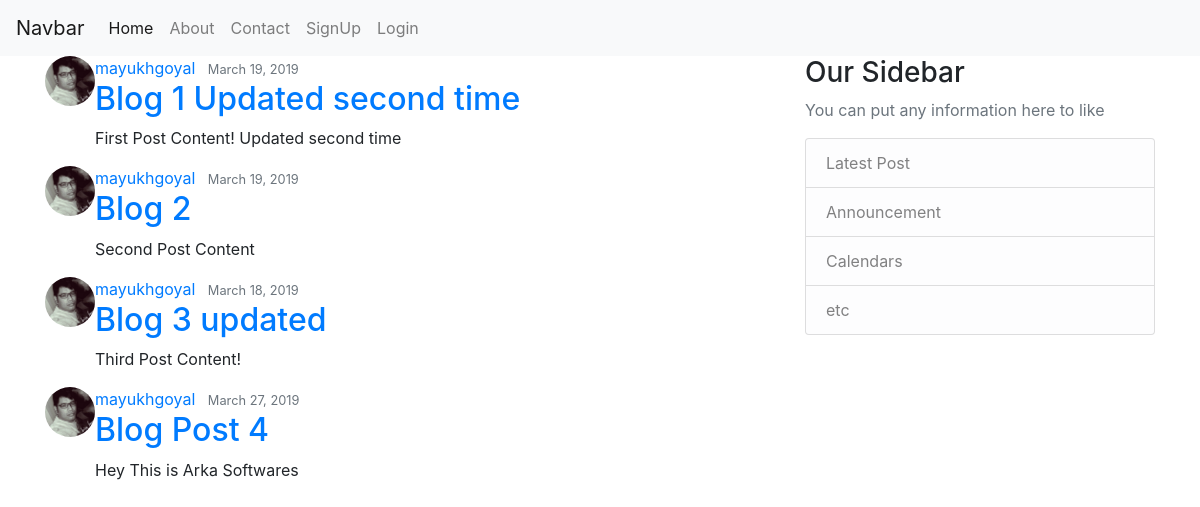
The page / on the database its author committed.
### movie1/models.py (models this page shows, shortened)
class Post(models.Model):
	title = models.CharField(max_length=100)
	content = models.TextField()
	date_posted = models.DateTimeField(default=timezone.now)
	author = models.ForeignKey(User, on_delete=models.CASCADE)

### users/models.py (models this page shows, shortened)
class Profile(models.Model):
    user = models.OneToOneField(User,on_delete=models.CASCADE)
    image = models.ImageField(default='default.jpg',upload_to='profile_pics')

### movie1/views.py (the view)
# urls.py: path('',views.home, name='movie1-home'),
def home(request):
    context = {
        'posts': Post.objects.all()
    }
    return render(request,'home.html',context)

### movie1/templates/home.html
{% extends "base.html"%}
{% block content %}
    {% for post in posts %}
        <article class="media content-section">
						<img class="rounded-circle" src="{{ post.author.profile.image.url}}" width="50">
            <div class="media-body">
                <div class="article-metadata">
                    <a class="mr-2" href="#">{{post.author}}</a>
                    <small class="text-muted">{{post.date_posted|date:"F d, Y"}}</small>
                </div>
                <h2><a class="article-title" href="{% url 'post-detail' post.id%}">{{post.title}}</a></h2>
                <p class="article-content">{{post.content}}</p>
            </div>
        </article>
    {% endfor %}
{% endblock content %}

### movie1/templates/base.html (shortened to what this page needs)
{% load static %}
<!DOCTYPE html>
<html lang="en">
<head>
    <link rel="stylesheet" href="{% static 'css/bootstrap.min.css' %}">
    <link rel="stylesheet" type="text/css" href="{% static 'css/main.css'%}">
</head>
<body>
	<header class="site-header">
		<nav class="navbar navbar-expand-lg navbar-light bg-light">
			<a class="navbar-brand" href="#">Navbar</a>
			<div class="collapse navbar-collapse" id="navbarNav">
				<ul class="navbar-nav">
					<li class="nav-item active">
							<a class="nav-link" href="{% url 'movie1-home'%}">Home</a>
					</li>
					<li class="nav-item">
							<a class="nav-link" href="{% url 'movie1-about'%}">About</a>
					</li>
					<li class="nav-item">
							<a class="nav-link" href="{% url 'movie1-contact'%}">Contact</a>
					</li>
				</ul>
				<ul class="nav navbar-nav navbar-right">
					{% if user.is_authenticated %}
						<li><a class="nav-link" href="{% url 'post-create' %}">New Post</a></li>
						<li><a class="nav-link" href="{% url 'profile'%}"><span class="glyphicon glyphicon-user"></span>Profile</a></li>
						<li><a class="nav-link" href="{% url 'logout'%}"><span class="glyphicon glyphicon-user"></span>Logout</a></li>
					{%else%}
						<li><a class="nav-link" href="{% url 'register'%}">SignUp</a></li>
						<li><a class="nav-link" href="{% url 'login'%}">Login</a></li>
					{%endif%}
				</ul>
			</div>
		</nav>
	</header>
	<main role="main" class="container">
		<div class="row">
			<div class="col-md-8">
					{% block content %}{%endblock%}
			</div>
			<div class="col-md-4">
				<div class="content-section">
					<h3>Our Sidebar</h3>
					<p class='text-muted'>You can put any information here to like</p>
					<ul class="list-group">
							<li class="list-group-item list-group-item-light">Latest Post</li>
							<li class="list-group-item list-group-item-light">Announcement</li>
							<li class="list-group-item list-group-item-light">Calendars</li>
							<li class="list-group-item list-group-item-light">etc</li>
					</ul>
				</div>
			</div>
		</div>
	</main>
  </body>
</html>
</body>
</html>

### rows shown on the page
Post: author.profile.image (picture), author "mayukhgoyal", date_posted "March 19, 2019", title "Blog 1 Updated second time", content "First Post Content! Updated second time"
Post: author.profile.image (picture), author "mayukhgoyal", date_posted "March 19, 2019", title "Blog 2", content "Second Post Content"
Post: author.profile.image (picture), author "mayukhgoyal", date_posted "March 18, 2019", title "Blog 3 updated", content "Third Post Content!"
Post: author.profile.image (picture), author "mayukhgoyal", date_posted "March 27, 2019", title "Blog Post 4", content "Hey This is Arka Softwares"
